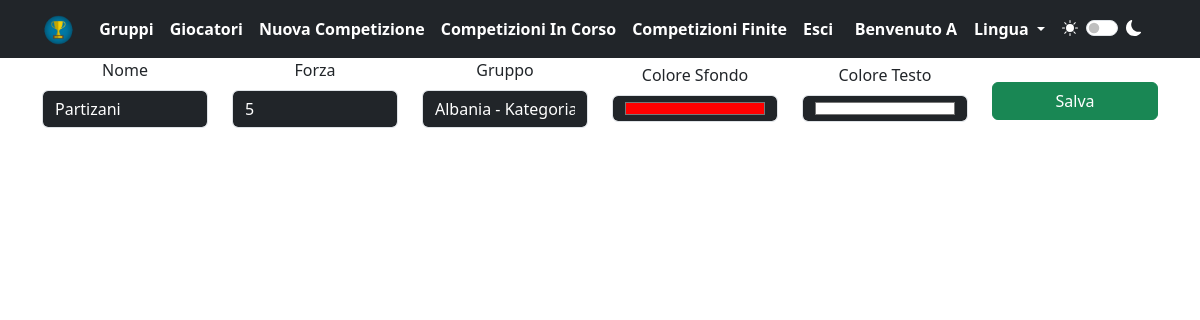
Page /index.php?page=azioni&name=modificasquadra&squadra=Partizani (signed in) on the committed database.
### tables this page shows
CREATE TABLE IF NOT EXISTS `squadre` (
  `utente` varchar(200) NOT NULL,
  `nome` varchar(200) NOT NULL,
  `forza` int NOT NULL,
  `gruppo` varchar(200) NOT NULL DEFAULT '0',
  `colore1` varchar(200) NOT NULL,
  `colore2` varchar(200) NOT NULL,
  PRIMARY KEY (`utente`,`nome`,`gruppo`),
  KEY `squadre_ibfk_1` (`utente`,`gruppo`),
  CONSTRAINT `squadre_ibfk_1` FOREIGN KEY (`utente`, `gruppo`) REFERENCES `gruppi` (`utente`, `nome`) ON UPDATE CASCADE
);

### language/italiano.php (called while the page is built, shortened)
<?php
$VCM_save = "Salva";
$VCM_name = "Nome";
$VCM_strength = "Forza";
$VCM_color1 = "Colore Sfondo";
$VCM_color2 = "Colore Testo";
?>

### azioni.php (the view, shortened to what this page needs)
<div class="container">
    <?php
    $user = $_SESSION['username'];
    if (isset($_GET['name']) && isset($_GET['squadra'])) {
        $name = $_GET['name'];
        $squadra = $_GET['squadra'];
        if ($name == "modificasquadra") {
            $sql_select = "SELECT * FROM squadre WHERE utente = ? AND nome = ?";
            $stmt_select = $conn->prepare($sql_select);
            $stmt_select->bind_param("ss", $user, $squadra);
            $stmt_select->execute();
            $result_select = $stmt_select->get_result();
            if ($result_select->num_rows > 0) {
                $row = $result_select->fetch_assoc();
                $nome = $row['nome'];
                $forza = $row['forza'];
                $colore_primario = $row['colore1'];
                $colore_secondario = $row['colore2'];
                $gruppo = $row['gruppo'];
            } else {
                echo $VCM_query1_error . $squadra;
            }
            $query_gruppi = "SELECT nome FROM gruppi WHERE utente = ? ORDER BY nome";
            $stmt_gruppi = $conn->prepare($query_gruppi);
            $stmt_gruppi->bind_param("s", $user);
            $stmt_gruppi->execute();
            $result_gruppi = $stmt_gruppi->get_result();
        }
    ?>
        <form action="index.php?page=azioni&name=modificasquadra&user=<?php echo $user; ?>&squadra=<?php echo urlencode($squadra); ?>" method="post">
            <div class="row align-items-center justify-content-center">
                <div class="col-lg-2 text-center">
                    <div class="mb-3">
                        <label for="<?php echo $VCM_name; ?>" class="form-label"><?php echo $VCM_name; ?></label>
                        <input type="text" class="form-control" id="nome" name="nome" value="<?php echo htmlspecialchars($nome); ?>" required>
                    </div>
                </div>
                <div class="col-lg-2 text-center">
                    <div class="mb-3">
                        <label for="<?php echo $VCM_strength; ?>" class="form-label"><?php echo $VCM_strength; ?></label>
                        <input type="number" class="form-control" id="forza" name="forza" value="<?php echo htmlspecialchars($forza); ?>" required>
                    </div>
                </div>
                <div class="col-lg-2 text-center">
                    <div class="mb-3">
                        <label for="gruppo" class="form-label">Gruppo</label>
                        <select class="form-control" id="gruppo" name="gruppo" required>
                            <?php
                            while ($row = $result_gruppi->fetch_assoc()) :
                                $selected = ($row['nome'] === $gruppo) ? 'selected' : '';
                            ?>
                                <option value="<?php echo htmlspecialchars($row['nome']); ?>" <?php echo $selected; ?>>
                                    <?php echo htmlspecialchars($row['nome']); ?>
                                </option>
                            <?php endwhile; ?>
                        </select>
                    </div>
                </div>
                <div class="col-lg-2 text-center">
                    <div class="mb-3">
                        <label for="<?php echo $VCM_color1; ?>" class="form-label"><?php echo $VCM_color1; ?></label>
                        <input type="color" class="form-control" id="colore_primario" name="colore_primario" value="<?php echo htmlspecialchars($colore_primario); ?>" required>
                    </div>
                </div>
                <div class="col-lg-2 text-center">
                    <div class="mb-3">
                        <label for="<?php echo $VCM_color2; ?>" class="form-label"><?php echo $VCM_color2; ?></label>
                        <input type="color" class="form-control" id="colore_secondario" name="colore_secondario" value="<?php echo htmlspecialchars($colore_secondario); ?>" required>
                    </div>
                </div>
                <div class="col-lg-2">
                    <button type="submit" class="btn btn-success w-100" name="submit_modifica"><?php echo $VCM_save; ?></button>
                </div>
            </div>
        </form>
    <?php
    }
    ?>
</div>

### css/style.css (style rules this page uses)
:root { --primarycolor: #212529; --secondarycolor: #ffffff; --bs-body-color: #ffffff; --bs-body-bg: #212529; --bs-tertiary-bg : #212529; }
body { background-color: var(--secondarycolor); color: var(--primarycolor); }

### rows in the picture
squadre: nome "Partizani", forza "5", colore_primario "#ff0000", colore_secondario "#ffffff"

### other values in the picture
$VCM_players "Giocatori"
$VCM_comp_in_progress "Competizioni In Corso"
$VCM_comp_finished "Competizioni Finite"
$VCM_logout "Esci"
$VCM_welcome "Benvenuto"
$_SESSION['username'] "A"
$VCM_language "Lingua"
$VCM_name "Nome"
$VCM_strength "Forza"
$VCM_color1 "Colore Sfondo"
$VCM_color2 "Colore Testo"
$VCM_save "Salva"
form field gruppo "Albania - Kategoria Superiore"
